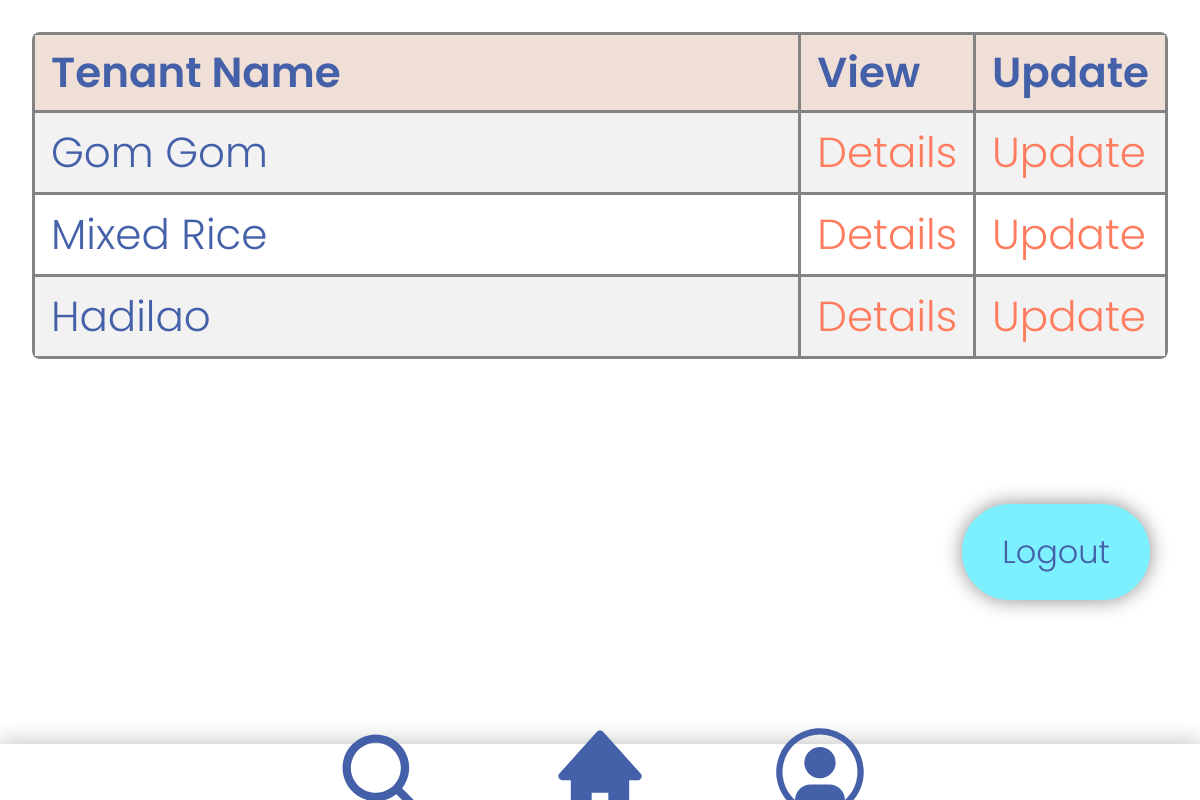
Page /tenant_only/ (signed in) on the earlier database version.
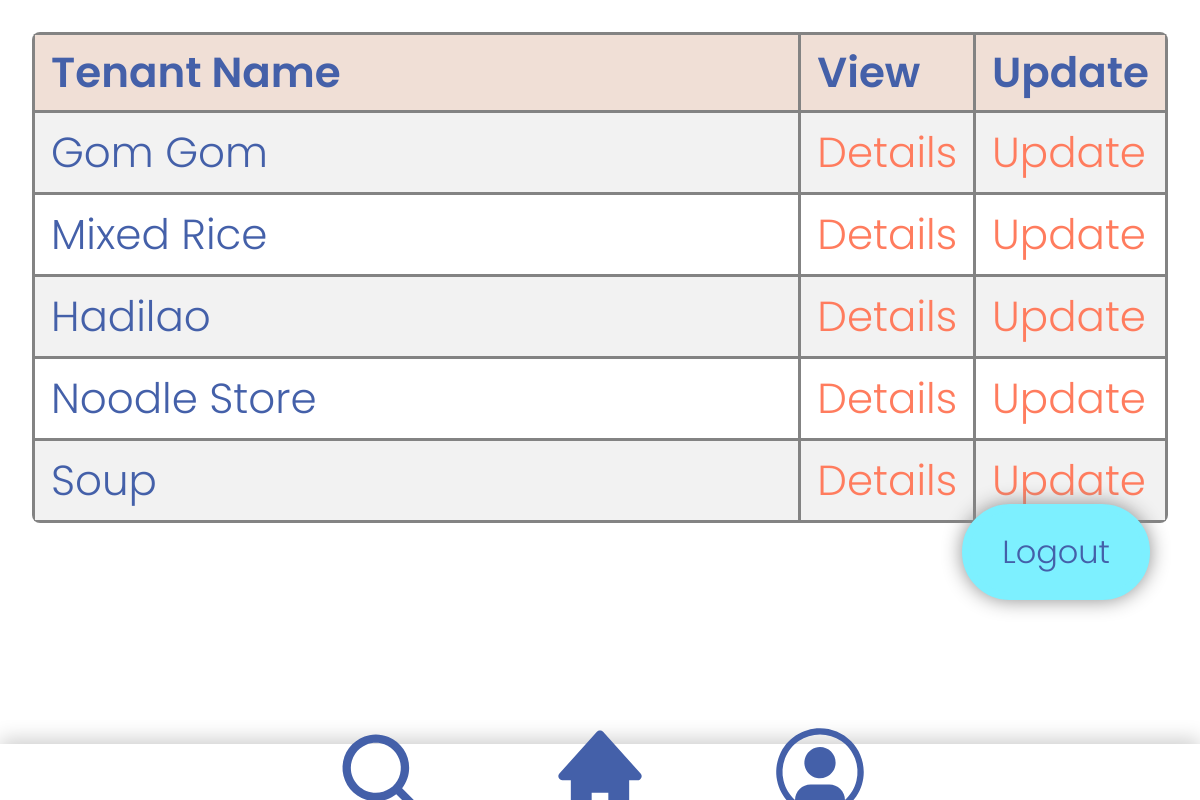
Same page on the later database version.
### accounts/models.py (models this page shows, shortened)
class Tenant(models.Model):
    STATUS = (
        ('Pending', 'Pending'),
        ('Pass', 'Pass'),
        ('Fail', 'Fail'),
    )
    name = models.CharField(max_length=100)
    status = models.CharField(max_length=50, choices=STATUS, blank=True)
    category = models.CharField(max_length=100)
    date_created = models.DateTimeField(auto_now_add=True)
    description = models.CharField(max_length=100, blank=True)
    actual_img = models.ImageField(upload_to ='images/')

### accounts/views.py (the view)
# urls.py: path('tenant_only/',views.userPage,name="user-page"),
@login_required(login_url='login')
def userPage(request):
    audits = Tenant.objects.all()
    return render(request, 'accounts/tenant_only.html', {'audits': audits})

### accounts/templates/accounts/tenant_only.html (shortened to what this page needs)
{% extends 'accounts/main.html' %}
{% load static %}
{% block content %}
<html>
  <head>
    /></head>
    <div>
        <table class="">
      <tr>
          <th>Tenant Name</th>
          <th>View</th>
          <th>Update</th>
      </tr>
            {% for i in audits %}
      <tr>
          <td>{{ i.name }}</td>
<td>
          <a class="updateButton" href="{% url 'tenantsDetail' i.pk %}">Details</a>
        </td>
        <td>
          <a class="updateButton" href="{% url 'upload_image' %}">Update</a>
        </td>
      </tr>
            {% endfor %}
  </div><a class="logout" href="{% url 'logout' %}">Logout</a>
</html>{% endblock %}

Differences in the rows shown:
added Tenant: name "Noodle Store"
added Tenant: name "Soup"
